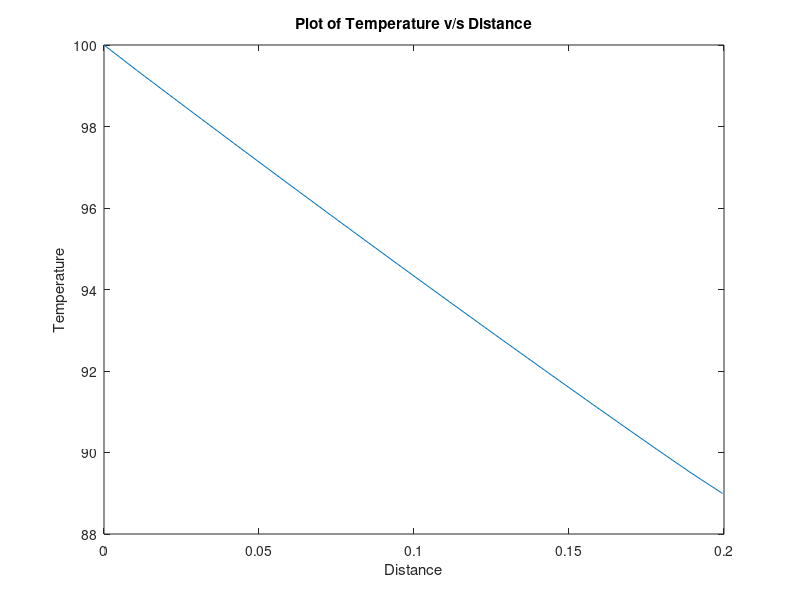

MATLAB code for this plot:
% L = 0.2, b = 0.04, dx = 0.0105, T(0) = 100, ;
% Final Equation used is
%[1-(m-0.5)*0.0525]T(m-1)+[-2+0.105*m-0.00046]T(m)+[1-(m+0.5)*0.0525]T(m+1)= -0.0115
clc
temp = zeros(19,1);
temp(1,1) = 100;
A = zeros(20);
B = zeros(20,1);
A(1,1) = -2 + 0.105 - 0.00046;
A(1,2) = 1 - 1.5*0.0525;
B(1,1) = -97.375;
for m = 2:19
    A(m,m-1)= 1 - (m - 0.5)*0.0525;
    A(m,m) = -2 + 0.105*m - 0.00046;
    A(m,m+1) = 1 - (m + 0.5)*0.0525;
    B(m,1) = -0.0115;
end
%The final coefficients are obtained by writing an energy balance on the volume element of length dx/2
A(20,19) = 1;
A(20,20) = -1.009;
B(20,1) = -0.189;
tnodes = linsolve(A,B);
for i=2:20
    temp(i) = tnodes(i-1);
end
disp("Temperature Values at the Nodes: ");
disp(temp);

x = (0:0.0105:0.2);
plot(x,temp)
title('Plot of Temperature v/s Distance');
xlabel('Distance');
ylabel('Temperature');